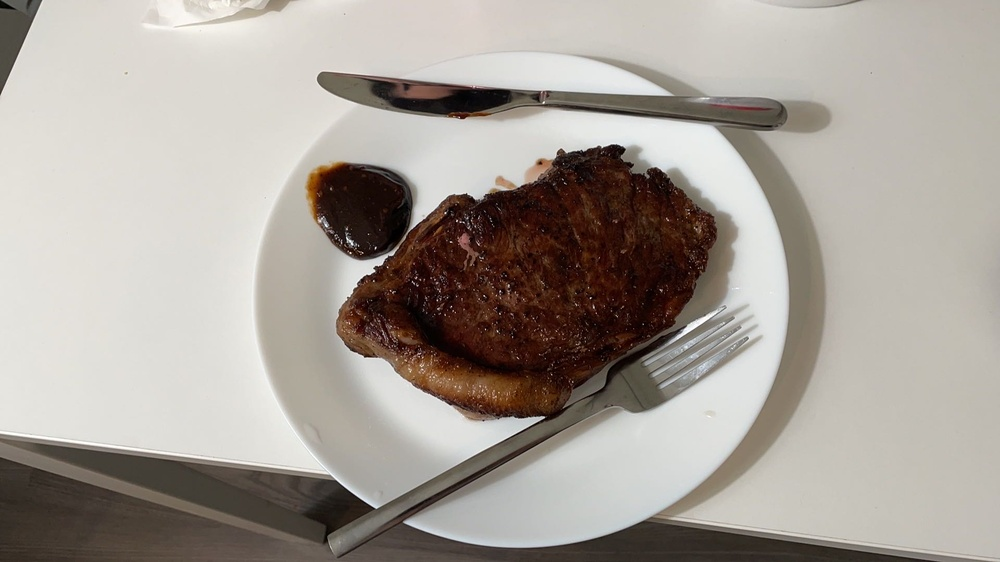
#> input picture custom_image_meat.jpg, 1000 x 562 px, shrunk from 1920 x 1080 before the run
$ python test.py
#> lines starting #> are read from the running program, lines starting #| are printed output that depends on the picture
# [6 lines of commented-out code are left out]

import PIL.Image as Image
from PIL import ImageEnhance
img = Image.open("custom_image_meat.jpg")
#> img is the input picture: PIL image 1000x562 RGB; mean R, G, B 166.4, 159.2, 151.9
enhancer = ImageEnhance.Brightness(img)
factor_1 = 0.5
factor_2 = 1.5
shifted_image_1 = enhancer.enhance(factor_1)
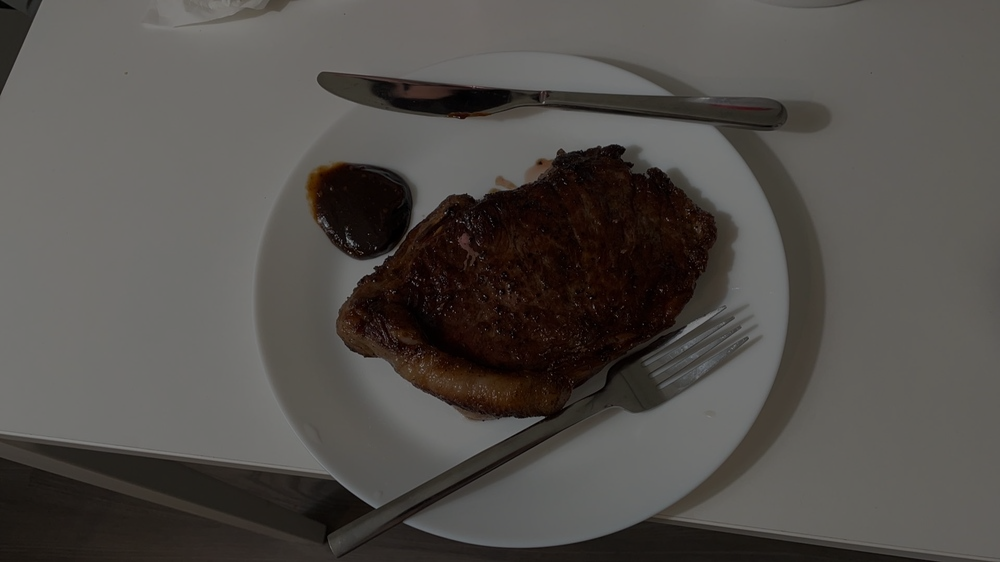
#> shifted_image_1: PIL image 1000x562 RGB; mean R, G, B 82.9, 79.4, 75.7
shifted_image_2 = enhancer.enhance(factor_2)
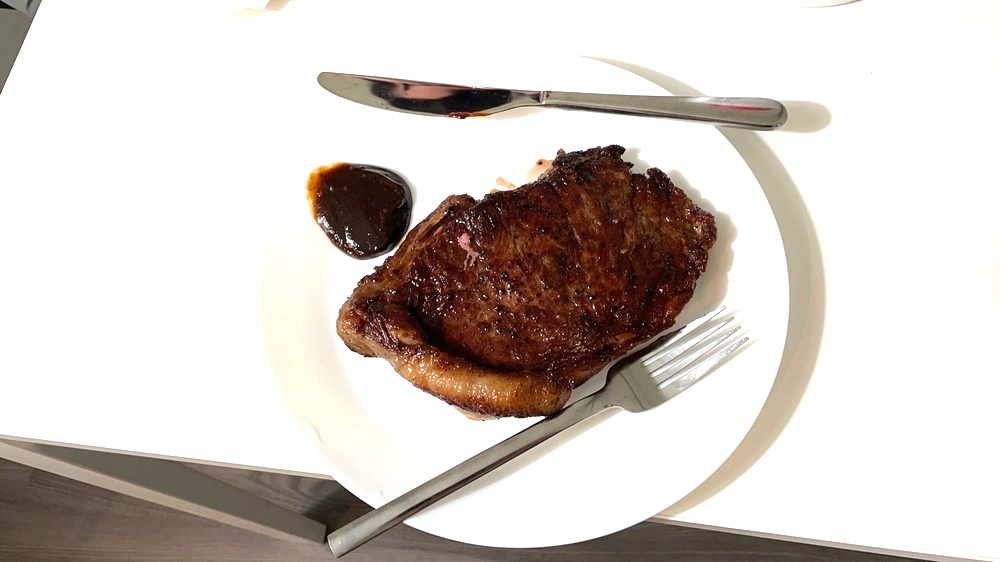
#> shifted_image_2: PIL image 1000x562 RGB; mean R, G, B 211.2, 203.1, 197.9
shifted_image_1.show()
shifted_image_2.show()
